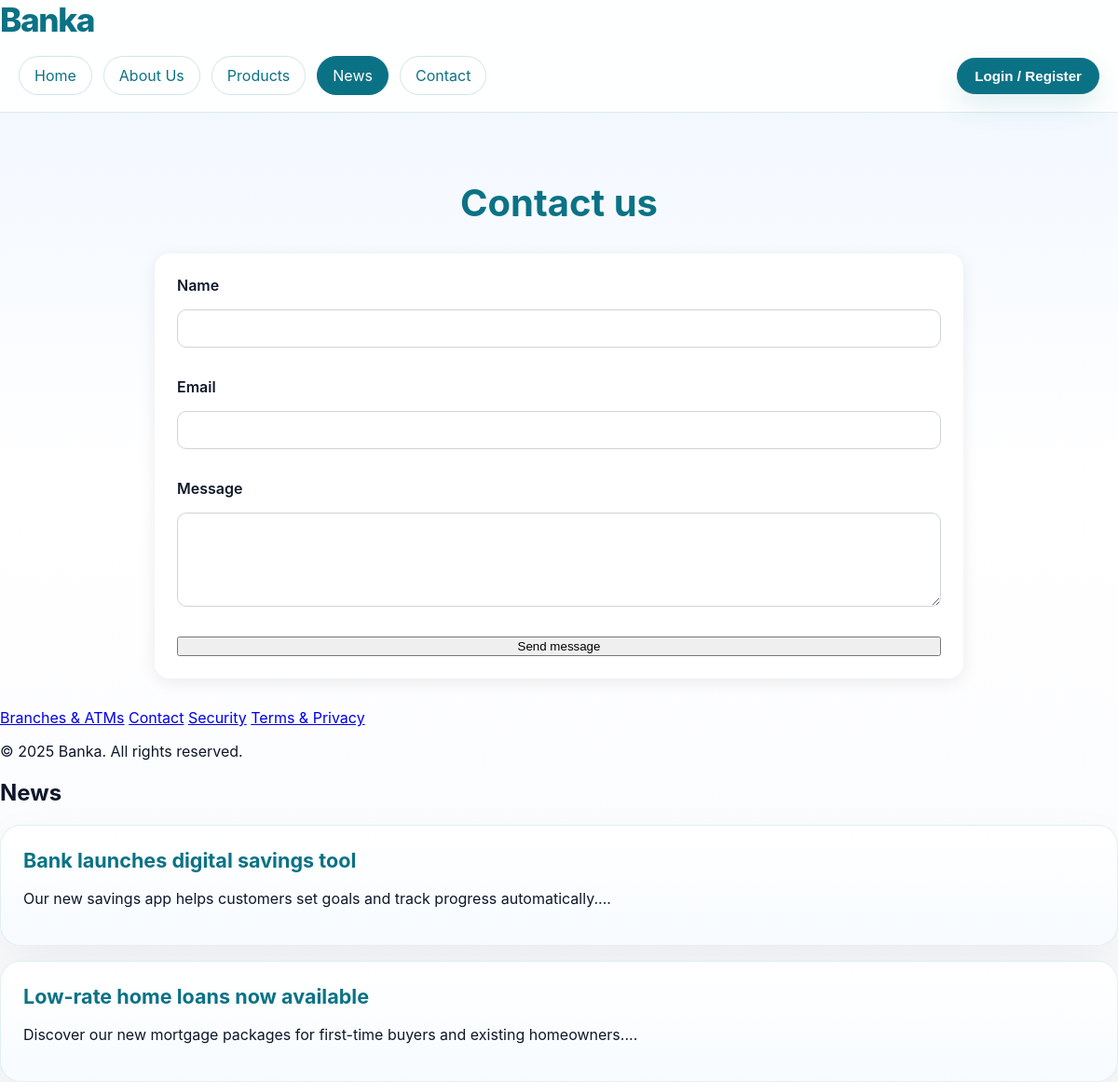
Page /news.php on the committed database.
### tables this page shows
CREATE TABLE IF NOT EXISTS `news` (
  `id` INT UNSIGNED NOT NULL AUTO_INCREMENT,
  `title` VARCHAR(200) NOT NULL,
  `content` TEXT NOT NULL,
  `image_url` VARCHAR(255) DEFAULT NULL,
  `author_id` INT UNSIGNED DEFAULT NULL,
  `created_at` TIMESTAMP NOT NULL DEFAULT CURRENT_TIMESTAMP,
  PRIMARY KEY (`id`),
  KEY `author_id` (`author_id`),
  CONSTRAINT `news_author_fk` FOREIGN KEY (`author_id`) REFERENCES `users` (`id`) ON DELETE SET NULL
);

### config.php (called while the page is built, shortened)
<?php
require_once __DIR__ . '/classes/PageContent.php';
require_once __DIR__ . '/classes/Contact.php';
try {
    $database = Database::getInstance();
    $pdo = $database->getConnection();
} catch (PDOException $e) {
    die('Database connection failed: ' . htmlspecialchars($e->getMessage()));
}
$pageModel = new PageContent($pdo);

### classes/PageContent.php (called while the page is built, shortened)
<?php
class PageContent
{
    private $pdo;
    public function __construct($pdo)
    {
        $this->pdo = $pdo;
    }
    public function getNewsItems($limit = 5)
    {
        $stmt = $this->pdo->prepare('SELECT * FROM news ORDER BY created_at DESC LIMIT :limit');
        $stmt->bindValue(':limit', (int)$limit, PDO::PARAM_INT);
        $stmt->execute();
        return $stmt->fetchAll();
    }
}

### news.php (the view, shortened to what this page needs)
<?php
require_once 'config.php';
$newsItems = $pageModel->getNewsItems(10);
require_once 'header.php';
?>
<section class="news-section">
    <h1>News</h1>
    <div class="news-grid">
        <?php foreach ($newsItems as $news): ?>
            <article class="news-card">
                <h2><?php echo htmlspecialchars($news['title']); ?></h2>
                <p><?php echo htmlspecialchars(substr($news['content'], 0, 220)) . '...'; ?></p>
            </article>
        <?php endforeach; ?>
    </div>
</section>
<?php require_once 'footer.php';

### style.css (style rules this page uses)
* { box-sizing: border-box; }
body { color: #0f172a; background: linear-gradient(180deg, #eff6ff 0%, #ffffff 45%, #f8fafc 100%); margin: 0; font-family: 'Inter', system-ui, -apple-system, BlinkMacSystemFont, 'Segoe UI', sans-serif; }
.products-grid, .news-grid, .actions-grid { display: grid; gap: 1rem; }
.product-card, .news-card { padding: 24px; border-radius: 22px; background: linear-gradient(180deg, #ffffff 0%, #f7fbff 100%); border: 1px solid rgba(11, 114, 133, 0.1); box-shadow: 0 22px 55px rgba(15, 23, 42, 0.06); transition: transform 0.25s ease, box-shadow 0.25s ease; }
.news-card h2 { margin-top: 0; color: #0B7285; font-size: 1.35rem; }

### rows in the picture
news: title "Bank launches digital savings tool", content "Our new savings app helps customers set goals and track progress automatically."
news: title "Low-rate home loans now available", content "Discover our new mortgage packages for first-time buyers and existing homeowners."
